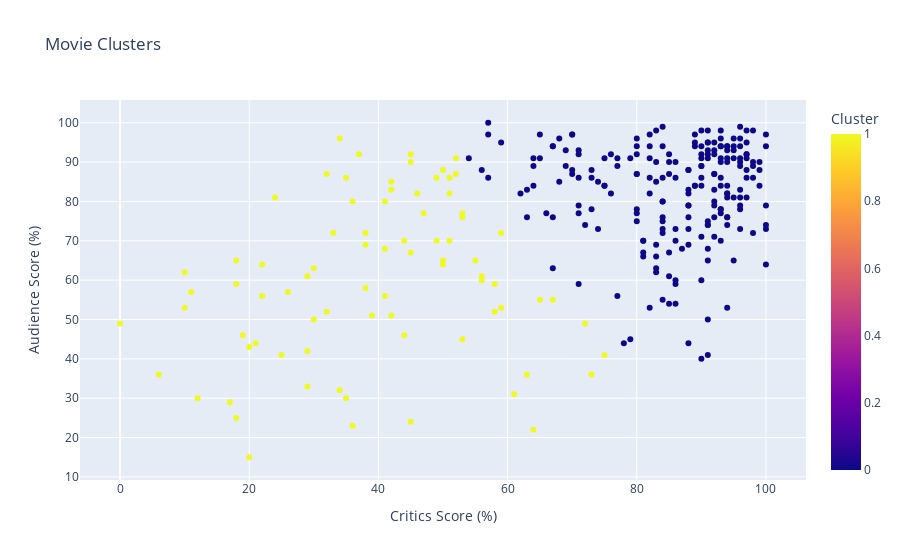

Source (notebook cell):
### Code cell
fig = px.scatter(
    df,
    x='Critics Score',
    y='Audience Score',
    color='Cluster',
    hover_data=['Movie Name', 'Critics Score', 'Audience Score'],
    title='Movie Clusters',
    labels={'Critics Score': 'Critics Score (%)', 'Audience Score': 'Audience Score (%)'}
)

fig.update_layout(
    xaxis_title='Critics Score (%)',
    yaxis_title='Audience Score (%)',
    legend_title='Cluster'
)

fig.show()

### Figure 1 — Plotly figure (JSON) as saved in the notebook; plotly's stock layout.template omitted (floating-point values rounded to 4 significant figures; data arrays with more than 128 entries replaced by an {"elided": "..."} marker saying what was removed)
{"data": [{"customdata": {"elided": "292x1 str values"}, "hovertemplate": "Critics Score (%)=%{x}<br>Audience Score (%)=%{y}<br>Movie Name=%{customdata[0]}<br>Cluster=%{marker.color}<extra></extra>", "legendgroup": "", "marker": {"color": {"elided": "292 int values"}, "coloraxis": "coloraxis", "symbol": "circle"}, "mode": "markers", "name": "", "orientation": "v", "showlegend": false, "type": "scatter", "x": {"elided": "292 int values"}, "xaxis": "x", "y": {"elided": "292 int values"}, "yaxis": "y"}], "layout": {"coloraxis": {"colorbar": {"title": {"text": "Cluster"}}, "colorscale": [[0, "#0d0887"], [0.1111, "#46039f"], [0.2222, "#7201a8"], [0.3333, "#9c179e"], [0.4444, "#bd3786"], [0.5556, "#d8576b"], [0.6667, "#ed7953"], [0.7778, "#fb9f3a"], [0.8889, "#fdca26"], [1, "#f0f921"]]}, "legend": {"title": {"text": "Cluster"}, "tracegroupgap": 0}, "title": {"text": "Movie Clusters"}, "xaxis": {"anchor": "y", "domain": [0, 1], "title": {"text": "Critics Score (%)"}}, "yaxis": {"anchor": "x", "domain": [0, 1], "title": {"text": "Audience Score (%)"}}}}
